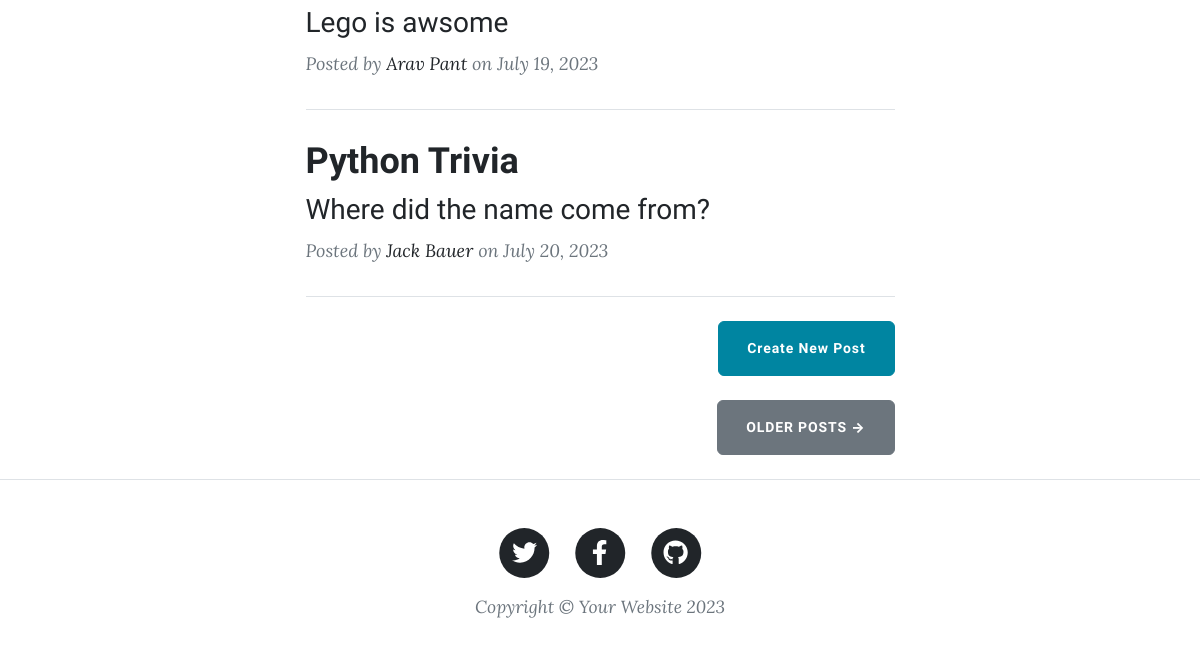
Before: / (lower part) with the older database file.
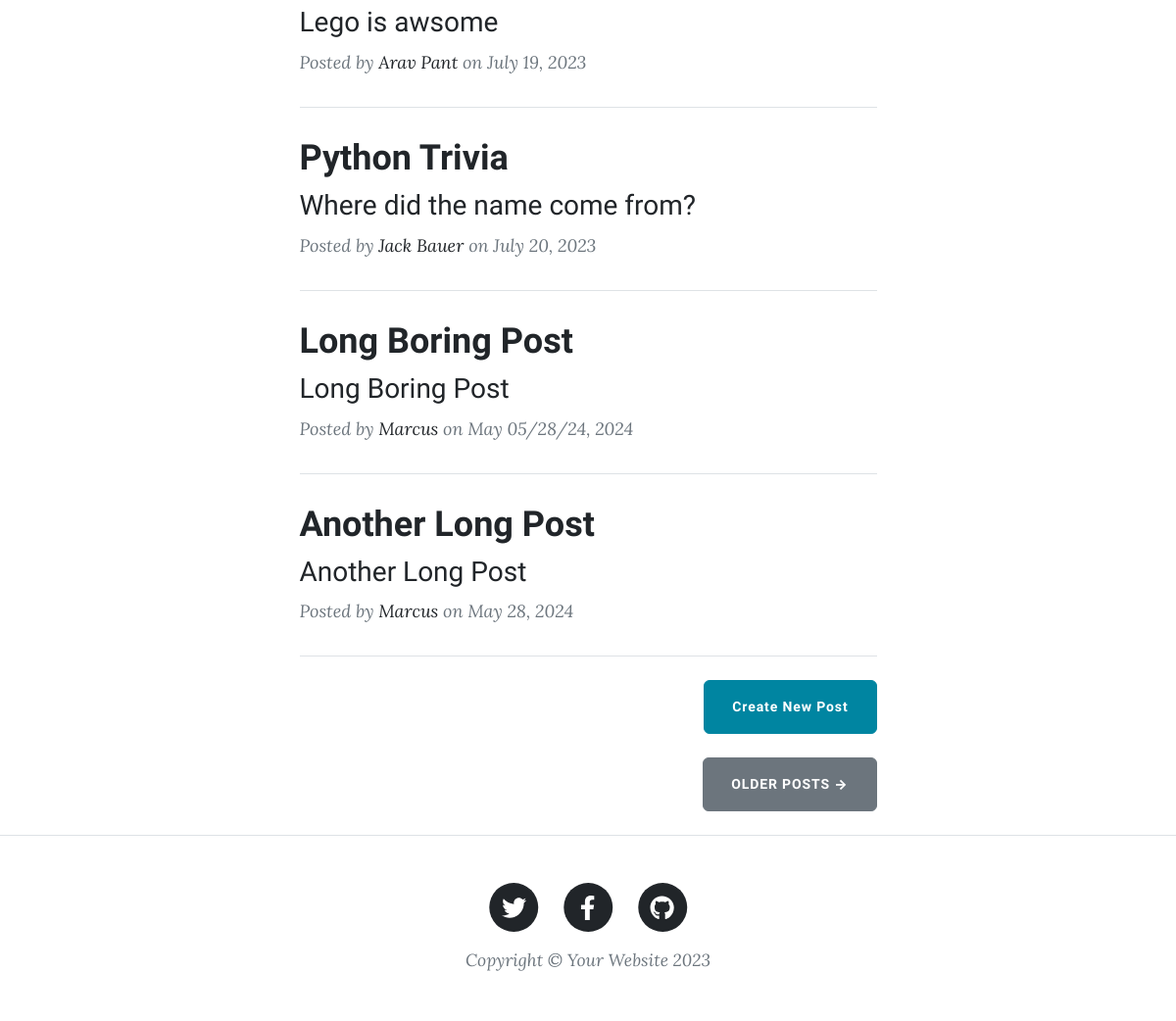
After: the same page with the newer database file.
### main.py (models this page shows)
class BlogPost(db.Model):
    id: Mapped[int] = mapped_column(Integer, primary_key=True)
    title: Mapped[str] = mapped_column(String(250), unique=True, nullable=False)
    subtitle: Mapped[str] = mapped_column(String(250), nullable=False)
    date: Mapped[str] = mapped_column(String(250), nullable=False)
    body: Mapped[str] = mapped_column(Text, nullable=False)
    author: Mapped[str] = mapped_column(String(250), nullable=False)
    img_url: Mapped[str] = mapped_column(String(250), nullable=False)

### main.py (the view)
@app.route('/')
def get_all_posts():
    data = db.session.execute(db.select(BlogPost)).scalars().all()
    posts = []
    for post in data:
        posts.append(post)
    return render_template("index.html", all_posts=posts)

### templates/index.html (shortened to what this page needs)
{% include "header.html" %}
<div class="container px-4 px-lg-5">
  <div class="row gx-4 gx-lg-5 justify-content-center">
    <div class="col-md-10 col-lg-8 col-xl-7">
      {% for post in all_posts %}
      <div class="post-preview">
        <a href="{{ url_for('show_post', post_id=post.id) }}">
          <h2 class="post-title">{{ post.title }}</h2>
          <h3 class="post-subtitle">{{ post.subtitle }}</h3>
        </a>
        <p class="post-meta">
          Posted by
          <a href="#">{{post.author}}</a>
          on {{post.date}}
        </p>
      </div>
      <hr class="my-4" />
      {% endfor %}
      <div class="d-flex justify-content-end mb-4">
        <a class="btn btn-primary float-right" href="{{ url_for('new_post')}}"
          >Create New Post</a
        >
      </div>
      <div class="d-flex justify-content-end mb-4">
        <a class="btn btn-secondary text-uppercase" href="#!">Older Posts →</a>
      </div>
    </div>
  </div>
</div>
{% include "footer.html" %}

### templates/header.html (shortened to what this page needs)
<!DOCTYPE html>
<html lang="en">
  <head>
    {% block styles %}
    {{ bootstrap.load_css() }}
    <link
      href="{{ url_for('static', filename='css/styles.css') }}"
      rel="stylesheet"
    />
    {% endblock %}
  </head>
  <body>

### templates/footer.html (shortened to what this page needs)
        <footer class="border-top">
          <div class="container px-4 px-lg-5">
              <div class="row gx-4 gx-lg-5 justify-content-center">
                  <div class="col-md-10 col-lg-8 col-xl-7">
                      <ul class="list-inline text-center">
                          <li class="list-inline-item">
                              <a href="#!">
                                  <span class="fa-stack fa-lg">
                                      <i class="fas fa-circle fa-stack-2x"></i>
                                      <i class="fab fa-twitter fa-stack-1x fa-inverse"></i>
                                  </span>
                              </a>
                          </li>
                          <li class="list-inline-item">
                              <a href="#!">
                                  <span class="fa-stack fa-lg">
                                      <i class="fas fa-circle fa-stack-2x"></i>
                                      <i class="fab fa-facebook-f fa-stack-1x fa-inverse"></i>
                                  </span>
                              </a>
                          </li>
                          <li class="list-inline-item">
                              <a href="#!">
                                  <span class="fa-stack fa-lg">
                                      <i class="fas fa-circle fa-stack-2x"></i>
                                      <i class="fab fa-github fa-stack-1x fa-inverse"></i>
                                  </span>
                              </a>
                          </li>
                      </ul>
                      <div class="small text-center text-muted fst-italic">Copyright &copy; Your Website 2023</div>
                  </div>
              </div>
          </div>
      </footer>
  </body>
</html>

Changed rows visible on the page:
added BlogPost: title "Long Boring Post", subtitle "Long Boring Post", author "Marcus", date "May 05/28/24, 2024"
added BlogPost: title "Another Long Post", subtitle "Another Long Post", author "Marcus", date "May 28, 2024"
